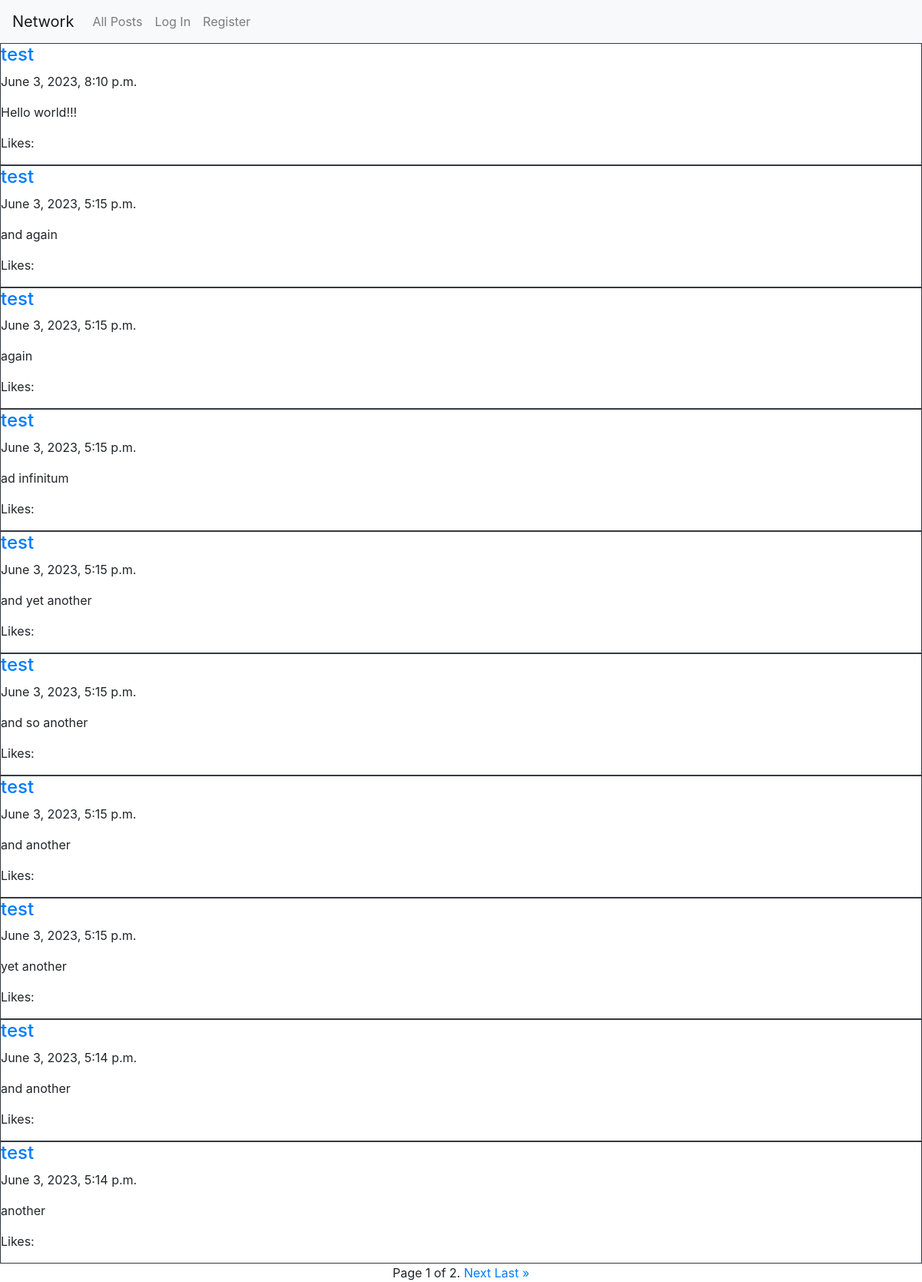
The page / on the database its author committed.
### network/models.py (models this page shows, shortened)
class Post(models.Model):
    username = models.ForeignKey(settings.AUTH_USER_MODEL, on_delete=models.CASCADE, related_name="post_user")
    content = models.TextField()
    timestamp = models.DateTimeField()

class User(AbstractUser):
    pass

### network/views.py (the view)
# urls.py: path("", views.index, name="index"),
def index(request):
    posts = Post.objects.all().order_by('-timestamp')
    page = paginate(posts, request)
    return render(request, "network/index.html", {
        "posts": page
    })

### network/views.py (called while the page is built)
def paginate(content, request):
    paged = Paginator(content, 10)
    page_number = request.GET.get("page")
    return paged.get_page(page_number)

### network/templates/network/index.html (shortened to what this page needs)
{% extends "network/layout.html" %}
{% block body %}
    {% for post in posts %}
        <div class="border border-dark post-div" id="{{ post.id }}">
            <a href="{% url 'profile' post.username %}"><h4>{{ post.username }}</h4></a>
            <p class="timestamp">{{ post.timestamp }}</p>
            <p class="content">{{ post.content }}</p>
            <p>Likes: </p>
        </div>
    {% endfor %}
    <div class="pagination d-flex justify-content-center">
        <span class="step-links">
            <span class="current">
                Page {{ posts.number }} of {{ posts.paginator.num_pages }}.
            </span>
            {% if posts.has_next %}
                <a href="?page={{ posts.next_page_number }}">Next</a>
                <a href="?page={{ posts.paginator.num_pages }}">Last &raquo;</a>
            {% endif %}
        </span>
    </div>
{% endblock %}

### rows shown on the page
Post: username "test", timestamp "June 3, 2023, 8:10 p.m.", content "Hello world!!!"
Post: username "test", timestamp "June 3, 2023, 5:15 p.m.", content "and again"
Post: username "test", timestamp "June 3, 2023, 5:15 p.m.", content "again"
Post: username "test", timestamp "June 3, 2023, 5:15 p.m.", content "ad infinitum"
Post: username "test", timestamp "June 3, 2023, 5:15 p.m.", content "and yet another"
Post: username "test", timestamp "June 3, 2023, 5:15 p.m.", content "and so another"
Post: username "test", timestamp "June 3, 2023, 5:15 p.m.", content "and another"
Post: username "test", timestamp "June 3, 2023, 5:15 p.m.", content "yet another"
Post: username "test", timestamp "June 3, 2023, 5:14 p.m.", content "and another"
Post: username "test", timestamp "June 3, 2023, 5:14 p.m.", content "another"

### other values the page prints
{{ posts.number }} "1"
{{ posts.paginator.num_pages }} "2"
